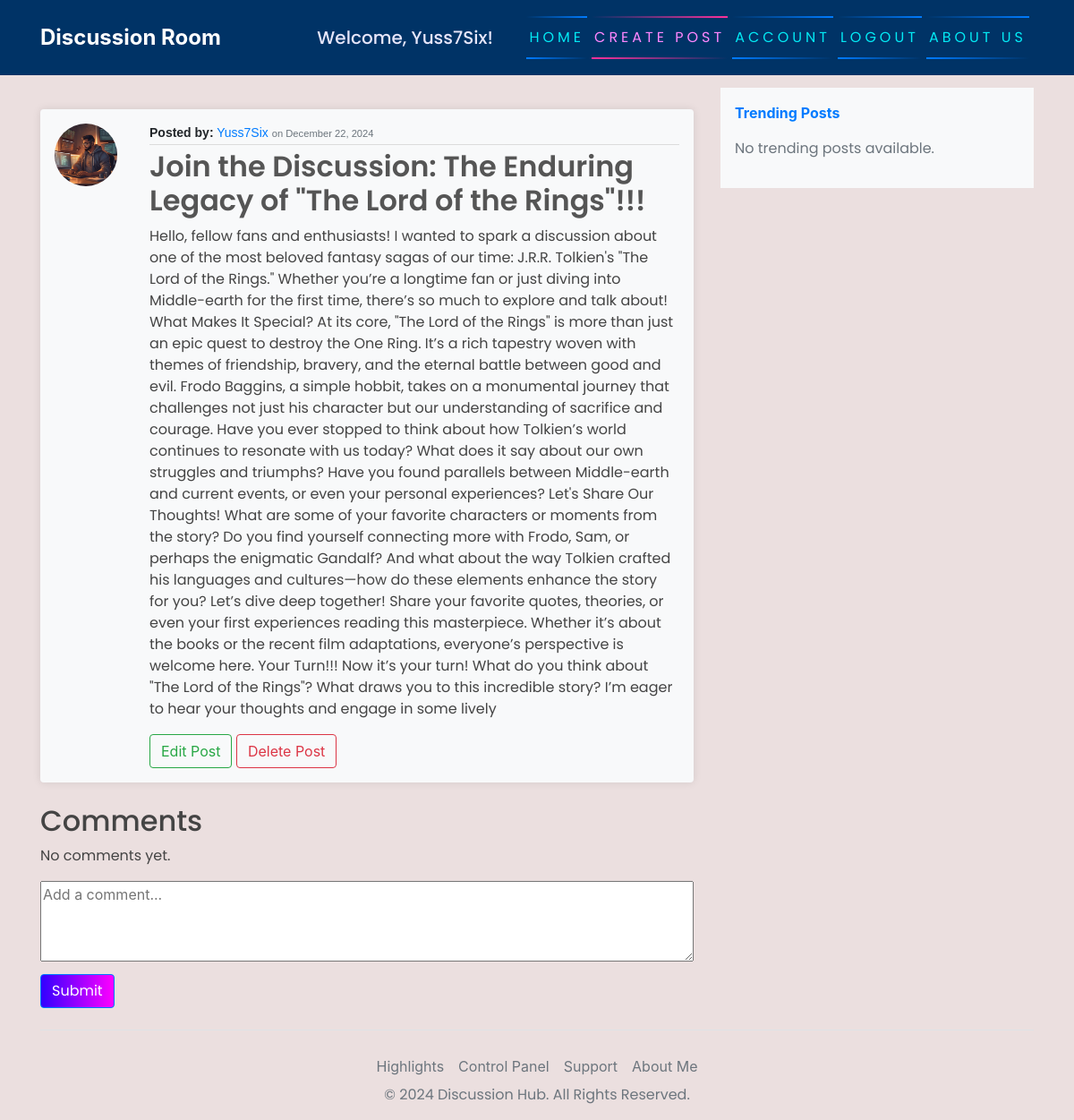
Page /post/1/ (signed in) on the earlier database version.
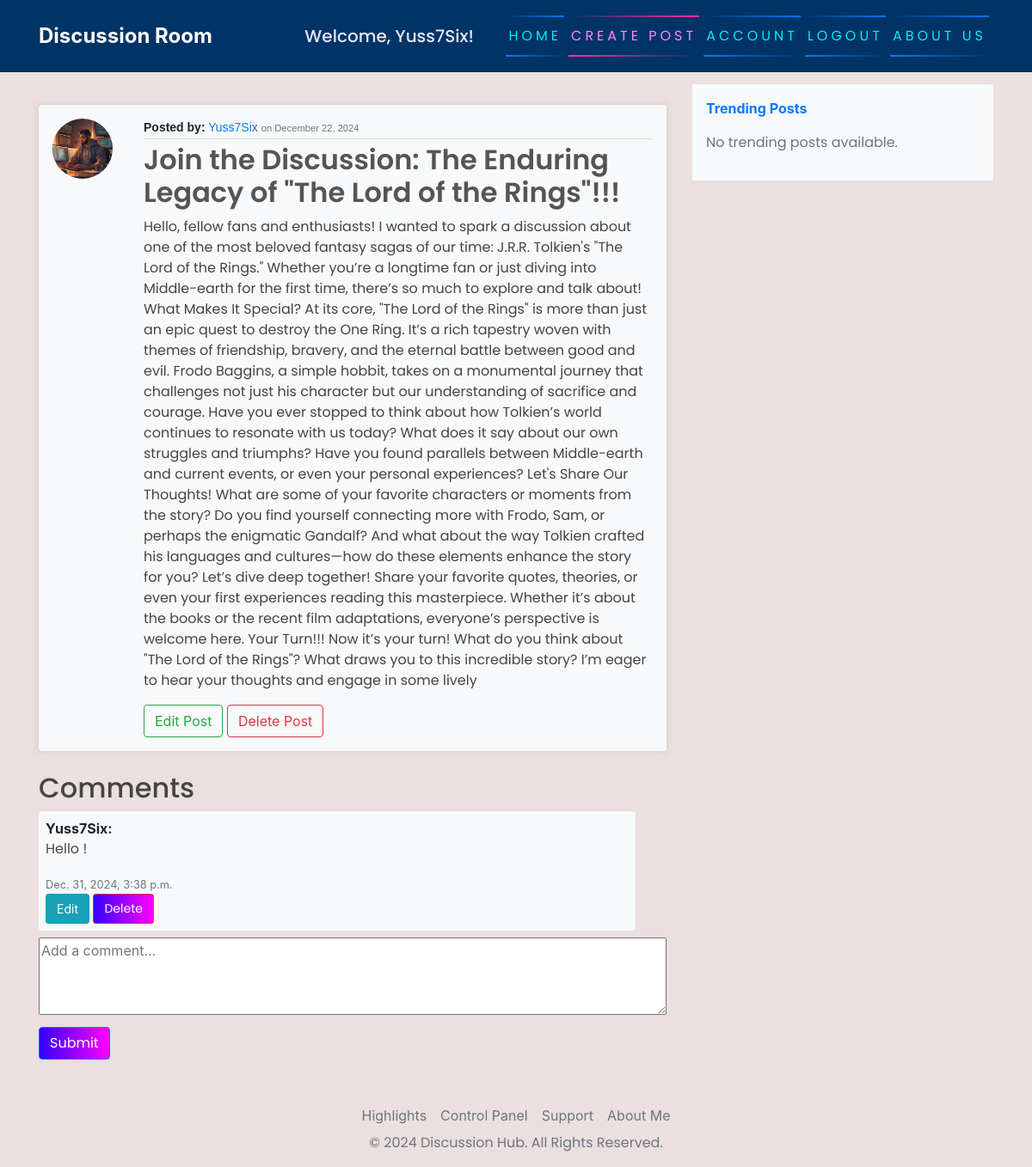
Same page on the later database version.
### blog/models.py (models this page shows, shortened)
class Comment(models.Model):
    post = models.ForeignKey(Post, related_name='comments', on_delete=models.CASCADE)
    author = models.ForeignKey(User, on_delete=models.CASCADE)
    content = models.TextField()
    created_at = models.DateTimeField(auto_now_add=True)

### blog/views.py (the view)
# urls.py: path('post/<int:pk>/', PostDetailView.as_view(), name="blog-detail"),
class PostDetailView(LoginRequiredMixin, DetailView):
    model = Post
    template_name = 'blog/post_detail.html'
    context_object_name = 'post'
    def get_context_data(self, **kwargs):
        context = super().get_context_data(**kwargs)
        context['comments'] = self.object.comments.all()
        context['comment_form'] = CommentForm()
        return context
    def post(self, request, *args, **kwargs):
        self.object = self.get_object()
        form = CommentForm(request.POST)
        if form.is_valid():
            comment = form.save(commit=False)
            comment.post = self.object
            comment.author = request.user
            comment.save()
            messages.success(request, 'Your comment has been added!')
            return redirect('blog-detail', pk=self.object.id)
        context = self.get_context_data()
        context['comment_form'] = form
        return self.render_to_response(context)

### blog/forms.py
class CommentForm(forms.ModelForm):
    class Meta:
        model = Comment
        fields = ['content']
        widgets = {
            'content': forms.Textarea(attrs={'placeholder': 'Add a comment...', 'rows': 4}),
        }

### blog/templates/blog/post_detail.html (shortened to what this page needs)
{% extends 'base.html' %}
{% block content %}
<article class="media content-section my-4 p-3 bg-light rounded shadow-sm">
    <img class="rounded-circle article-img" src="{{ object.author.account.avatar.url }}" alt="Author's Profile Picture">
    <div class="media-body ml-3">
        <div class="article-metadata">
            <strong>Posted by:</strong>
            <a class="author-link" href="#">{{ object.author.username }}</a>
            <small class="text-muted">on {{ object.date_posted|date:"F j, Y" }}</small>
        </div>
        <h2>
            <a class="article-title" href="{% url 'blog-detail' object.id %}">{{ object.title }}</a>
        </h2>
        <p class="article-content">{{ object.content }}</p>
        {% if object.author == user %}
        <div class="action-buttons mt-3">
            <a class="btn btn-outline-success" href="{% url 'blog-update' object.id %}">Edit Post</a>
            <a class="btn btn-outline-danger" href="{% url 'blog-delete' object.id %}">Delete Post</a>
        </div>
        {% endif %}
    </div>
</article>
<h2>Comments</h2>
<div id="comments-section">
    {% for comment in object.comments.all %}
    <div class="comment bg-light p-2 rounded my-2">
        <strong>{{ comment.author.username }}:</strong>
        <p>{{ comment.content }}</p>
        <small class="text-muted">{{ comment.created_at }}</small>
        {% if comment.author == user %}
        <div>
            <a href="{% url 'update-comment' comment.id %}" class="btn btn-info btn-sm">Edit</a>
            <form method="POST" action="{% url 'delete-comment' comment.id %}" style="display:inline;">
                <button type="submit" class="btn btn-danger btn-sm">Delete</button>
            </form>
        </div>
        {% endif %}
    </div>
    {% empty %}
    <p>No comments yet.</p>
    {% endfor %}
</div>
{% if user.is_authenticated %}
<form method="POST" action="{% url 'blog-detail' object.id %}">
    <textarea name="content" class="comment-textarea" placeholder="Add a comment..." required></textarea>
    <button type="submit" class="btn btn-primary mt-2">Submit</button>
</form>
{% else %}
<p>You must be logged in to leave a comment.</p>
{% endif %}
{% endblock content %}

Differences in the rows shown:
added Comment: author.username "Yuss7Six", content "Hello !", created_at "Dec. 31, 2024, 3:38 p.m.", shows "Edit"
Other differences:
text no longer shown: "No comments yet."
